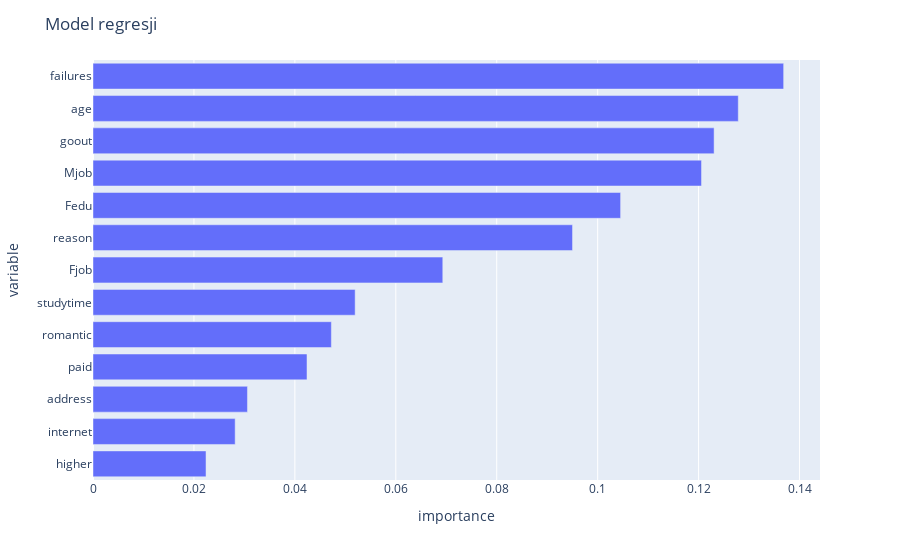

The cell this chart's notebook holds for it:
### Code cell
features_importance = pd.DataFrame(
    zip(model.feature_importances_, data.drop('G3', axis=1).columns), 
    columns=['importance', 'variable']
)

fig = px.bar(features_importance, x='importance', y='variable')
fig.update_layout(yaxis={'categoryorder':'total ascending'}, title='Model regresji')

### Figure 1 — Plotly figure (JSON) as saved in the notebook; plotly's stock layout.template omitted (floating-point values rounded to 4 significant figures)
{"data": [{"alignmentgroup": "True", "hovertemplate": "importance=%{x}<br>variable=%{y}<extra></extra>", "legendgroup": "", "marker": {"color": "#636efa", "pattern": {"shape": ""}}, "name": "", "offsetgroup": "", "orientation": "h", "showlegend": false, "textposition": "auto", "type": "bar", "x": [0.03061, 0.09502, 0.1206, 0.02239, 0.06931, 0.1231, 0.0424, 0.1045, 0.05195, 0.02817, 0.04723, 0.1369, 0.1279], "xaxis": "x", "y": ["address", "reason", "Mjob", "higher", "Fjob", "goout", "paid", "Fedu", "studytime", "internet", "romantic", "failures", "age"], "yaxis": "y"}], "layout": {"barmode": "relative", "legend": {"tracegroupgap": 0}, "margin": {"t": 60}, "title": {"text": "Model regresji"}, "xaxis": {"anchor": "y", "domain": [0, 1], "title": {"text": "importance"}}, "yaxis": {"anchor": "x", "categoryorder": "total ascending", "domain": [0, 1], "title": {"text": "variable"}}}}
